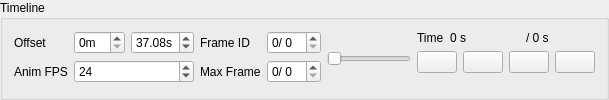
     <widget class="QGroupBox" name="timelineGroup">
      <property name="title">
       <string>Timeline</string>
      </property>
      <layout class="QHBoxLayout" name="horizontalLayout_13">
       <item>
        <layout class="QFormLayout" name="formLayout_7">
         <item row="0" column="0">
          <widget class="QLabel" name="animTimeOffsetLabel">
           <property name="text">
            <string>Offset</string>
           </property>
          </widget>
         </item>
         <item row="0" column="1">
          <layout class="QHBoxLayout" name="horizontalLayout_7">
           <item>
            <widget class="QSpinBox" name="animTimeOffsetMinSpin">
             <property name="suffix">
              <string>m</string>
             </property>
             <property name="maximum">
              <number>59</number>
             </property>
            </widget>
           </item>
           <item>
            <widget class="QDoubleSpinBox" name="animTimeOffsetSecSpin">
             <property name="suffix">
              <string>s</string>
             </property>
             <property name="decimals">
              <number>2</number>
             </property>
             <property name="maximum">
              <double>60.000000000000000</double>
             </property>
             <property name="value">
              <double>37.079999999999998</double>
             </property>
            </widget>
           </item>
          </layout>
         </item>
         <item row="1" column="0">
          <widget class="QLabel" name="animFpsLabel">
           <property name="text">
            <string>Anim FPS</string>
           </property>
          </widget>
         </item>
         <item row="1" column="1">
          <widget class="QSpinBox" name="animFpsSpin">
           <property name="minimum">
            <number>5</number>
           </property>
           <property name="maximum">
            <number>60</number>
           </property>
           <property name="value">
            <number>24</number>
           </property>
          </widget>
         </item>
        </layout>
       </item>
       <item>
        <layout class="QFormLayout" name="formLayout_8">
         <item row="0" column="0">
          <widget class="QLabel" name="animFrameLabel">
           <property name="text">
            <string>Frame ID</string>
           </property>
          </widget>
         </item>
         <item row="0" column="1">
          <widget class="QSpinBox" name="animFrameSpin">
           <property name="suffix">
            <string>/ 0</string>
           </property>
           <property name="value">
            <number>0</number>
           </property>
          </widget>
         </item>
         <item row="1" column="0">
          <widget class="QLabel" name="maxFrameLabel">
           <property name="text">
            <string>Max Frame</string>
           </property>
          </widget>
         </item>
         <item row="1" column="1">
          <widget class="QSpinBox" name="maxFrameSpin">
           <property name="suffix">
            <string>/ 0</string>
           </property>
          </widget>
         </item>
        </layout>
       </item>
       <item>
        <widget class="QSlider" name="animFrameSlider">
         <property name="orientation">
          <enum>Qt::Horizontal</enum>
         </property>
        </widget>
       </item>
       <item>
        <layout class="QFormLayout" name="formLayout_9">
         <property name="sizeConstraint">
          <enum>QLayout::SetDefaultConstraint</enum>
         </property>
         <property name="rowWrapPolicy">
          <enum>QFormLayout::DontWrapRows</enum>
         </property>
         <property name="leftMargin">
          <number>0</number>
         </property>
         <item row="0" column="0">
          <widget class="QLabel" name="animeTimeLabel">
           <property name="text">
            <string>Time</string>
           </property>
          </widget>
         </item>
         <item row="0" column="1">
          <layout class="QHBoxLayout" name="horizontalLayout_4">
           <item>
            <widget class="QLabel" name="animTimeValue">
             <property name="text">
              <string>0 s</string>
             </property>
            </widget>
           </item>
           <item>
            <widget class="QLabel" name="animTimeSuffix">
             <property name="text">
              <string>/ 0 s</string>
             </property>
            </widget>
           </item>
          </layout>
         </item>
         <item row="1" column="0" colspan="2">
          <layout class="QHBoxLayout" name="horizontalLayout_2">
           <item>
            <widget class="QPushButton" name="resetAnimButton">
             <property name="sizePolicy">
              <sizepolicy hsizetype="Maximum" vsizetype="Preferred">
               <horstretch>0</horstretch>
               <verstretch>0</verstretch>
              </sizepolicy>
             </property>
             <property name="styleSheet">
              <string notr="true"/>
             </property>
             <property name="text">
              <string/>
             </property>
             <property name="icon">
              <iconset resource="resources/CpuRaytracing.qrc">
               <normaloff>:/CpuRaytracing/1454898768_replay.png</normaloff>:/CpuRaytracing/1454898768_replay.png</iconset>
             </property>
            </widget>
           </item>
           <item>
            <widget class="QPushButton" name="recordAnimButton">
             <property name="sizePolicy">
              <sizepolicy hsizetype="Maximum" vsizetype="Fixed">
               <horstretch>0</horstretch>
               <verstretch>0</verstretch>
              </sizepolicy>
             </property>
             <property name="text">
              <string/>
             </property>
             <property name="icon">
              <iconset resource="resources/CpuRaytracing.qrc">
               <normaloff>:/CpuRaytracing/1456006623_Gnome-Media-Record-64.png</normaloff>:/CpuRaytracing/1456006623_Gnome-Media-Record-64.png</iconset>
             </property>
             <property name="checkable">
              <bool>true</bool>
             </property>
            </widget>
           </item>
           <item>
            <widget class="QPushButton" name="playAnimButton">
             <property name="sizePolicy">
              <sizepolicy hsizetype="Maximum" vsizetype="Fixed">
               <horstretch>0</horstretch>
               <verstretch>0</verstretch>
              </sizepolicy>
             </property>
             <property name="text">
              <string/>
             </property>
             <property name="icon">
              <iconset resource="resources/CpuRaytracing.qrc">
               <normaloff>:/CpuRaytracing/1454898739_play-circle-outline.png</normaloff>
               <normalon>:/CpuRaytracing/1456006111_pause-circle-outline.png</normalon>:/CpuRaytracing/1454898739_play-circle-outline.png</iconset>
             </property>
             <property name="checkable">
              <bool>true</bool>
             </property>
            </widget>
           </item>
           <item>
            <widget class="QPushButton" name="fastAnimButton">
             <property name="sizePolicy">
              <sizepolicy hsizetype="Maximum" vsizetype="Fixed">
               <horstretch>0</horstretch>
               <verstretch>0</verstretch>
              </sizepolicy>
             </property>
             <property name="text">
              <string/>
             </property>
             <property name="icon">
              <iconset resource="resources/CpuRaytracing.qrc">
               <normaloff>:/CpuRaytracing/1454898776_fast-forward.png</normaloff>:/CpuRaytracing/1454898776_fast-forward.png</iconset>
             </property>
             <property name="checkable">
              <bool>true</bool>
             </property>
            </widget>
           </item>
          </layout>
         </item>
        </layout>
       </item>
      </layout>
     </widget>
